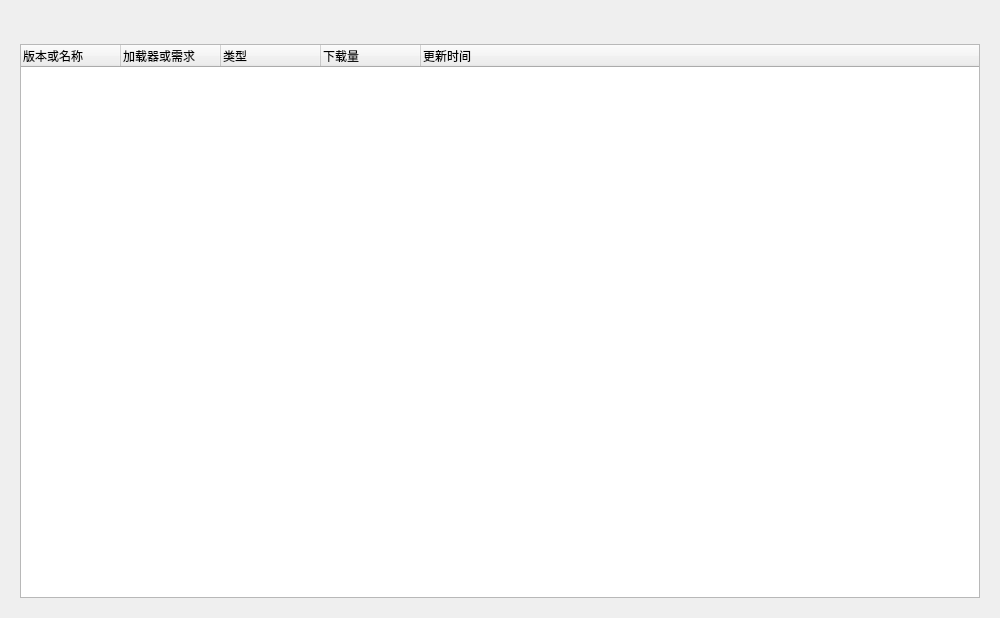
<?xml version="1.0" encoding="UTF-8"?>
<ui version="4.0">
 <class>ModDetail</class>
 <widget class="QWidget" name="ModDetail">
  <property name="geometry">
   <rect>
    <x>0</x>
    <y>0</y>
    <width>1000</width>
    <height>618</height>
   </rect>
  </property>
  <property name="windowTitle">
   <string>模组详情</string>
  </property>
  <layout class="QGridLayout" name="gridLayout">
   <item row="0" column="0">
    <widget class="ScrollArea" name="ScrollArea">
     <property name="styleSheet">
      <string notr="true">QScrollArea{
	border:none;
}</string>
     </property>
     <property name="widgetResizable">
      <bool>true</bool>
     </property>
     <widget class="QWidget" name="scrollAreaWidgetContents">
      <property name="geometry">
       <rect>
        <x>0</x>
        <y>0</y>
        <width>982</width>
        <height>600</height>
       </rect>
      </property>
      <layout class="QGridLayout" name="gridLayout_3">
       <item row="1" column="0">
        <widget class="TreeWidget" name="tw_versions">
         <property name="editTriggers">
          <set>QAbstractItemView::NoEditTriggers</set>
         </property>
         <property name="wordWrap">
          <bool>true</bool>
         </property>
         <property name="columnCount">
          <number>5</number>
         </property>
         <attribute name="headerVisible">
          <bool>true</bool>
         </attribute>
         <column>
          <property name="text">
           <string>版本或名称</string>
          </property>
         </column>
         <column>
          <property name="text">
           <string>加载器或需求</string>
          </property>
         </column>
         <column>
          <property name="text">
           <string>类型</string>
          </property>
         </column>
         <column>
          <property name="text">
           <string>下载量</string>
          </property>
         </column>
         <column>
          <property name="text">
           <string>更新时间</string>
          </property>
         </column>
        </widget>
       </item>
       <item row="0" column="0">
        <widget class="QWidget" name="widget" native="true">
         <layout class="QGridLayout" name="gridLayout_2">
          <item row="0" column="0">
           <layout class="QVBoxLayout" name="vl_modinfo">
            <property name="spacing">
             <number>0</number>
            </property>
           </layout>
          </item>
          <item row="1" column="0">
           <layout class="QHBoxLayout" name="hl_urls"/>
          </item>
         </layout>
        </widget>
       </item>
      </layout>
     </widget>
    </widget>
   </item>
  </layout>
 </widget>
 <customwidgets>
  <customwidget>
   <class>ScrollArea</class>
   <extends>QScrollArea</extends>
   <header>qfluentwidgets</header>
   <container>1</container>
  </customwidget>
  <customwidget>
   <class>TreeWidget</class>
   <extends>QTreeWidget</extends>
   <header>qfluentwidgets</header>
  </customwidget>
 </customwidgets>
 <resources/>
 <connections/>
</ui>
